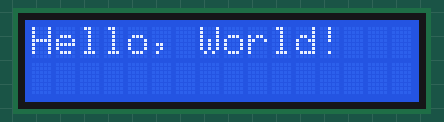
Simulated run of this program. Board: Raspberry Pi (BCM pin numbers). On the bench: 16×2 character LCD. At 2.1 s the program stops and its outputs stay as they are.

Above: at 0.1 s.
At 2.1 s:
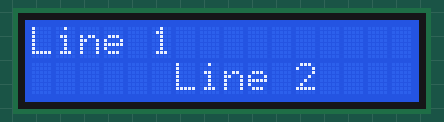

The program:

testlcd.py
```python
from RPLCD.i2c import CharLCD
from time import sleep

# Adjust the address (use `i2cdetect -y 1` to find it)
lcd = CharLCD(i2c_expander='PCF8574', address=0x27, port=1,
              cols=16, rows=2, dotsize=8,
              charmap='A00', auto_linebreaks=True)

lcd.write_string("Hello, World!")
sleep(2)
lcd.clear()
lcd.write_string("Line 1\nLine 2")
```
